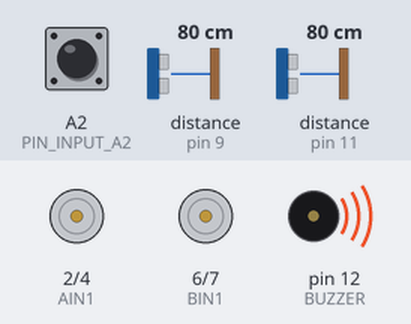
Recording of a sketch running on a simulated Arduino Uno, built with avr-gcc and run on an emulated ATmega328P. On the bench: motor-driver pin pairs drawn as motors (green arrow = first pin HIGH = forward, orange = second pin HIGH = backward, longer = more drive, scaled by the enable pin), buzzer (waves = sounding, pin HIGH). Wiring (inferred from the names in the program): ultrasonic range finder: trigger pin 10; echo pin 11. Inputs (shaded band) come from the test bench; at power-on: distance to the obstacle (sensors on pin 11, pin 9) 80 cm, A2 (PIN_INPUT_A2) HIGH. The echo pulse lasts 58.3 µs per cm; pins used as bus, display or sensor lines are not drawn.

Above: at 0.01 s.
At 1.3 s:
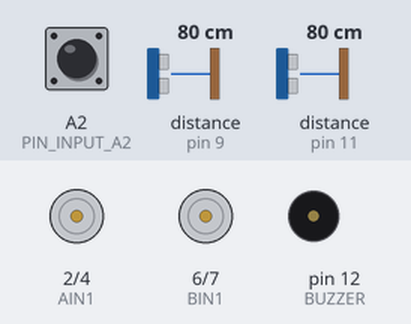
1.4 s: distance to the obstacle (sensor on pin 11) set to 39 cm
2.9 s: distance to the obstacle (sensor on pin 11) set to 31 cm
At 5.1 s:
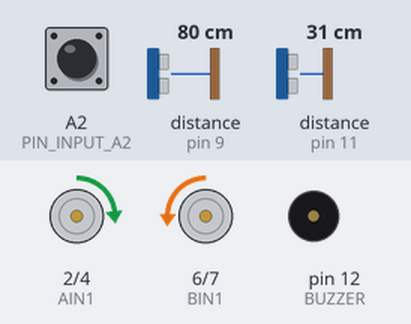
Timing chart, 0 to 6.6 s (numbered marks = the images above; inputs shaded):
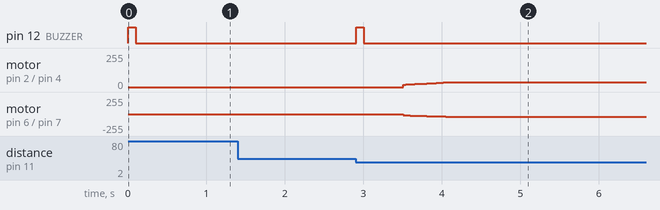

The sketch:

Safe_Stop_V3.ino
```cpp
// --- ПІНИ ---
// Драйвер TB6612FNG
const int AIN1 = 2;
const int AIN2 = 4;
const int BIN1 = 6;
const int BIN2 = 7;
const int PWMA = 3;
const int PWMB = 5;
const int STBY = -1; // Якщо підключено до 5V, то не використовуємо пін

// Сонари
const int TRIG_MAIN = 8;  // Передній
const int ECHO_MAIN = 9;
const int TRIG_START = 10; // Верхній (для старту рукою)
const int ECHO_START = 11;

// Вхід
const int PIN_INPUT_A2 = A2; // Кнопка + Кінцевики
const int BUZZER = 12;

// --- НАЛАШТУВАННЯ (Tuning) ---
// Коефіцієнти для вирівнювання моторів (0.0 - 1.0)
// Якщо їде криво, зменшуй число для того мотора, який крутиться швидше
const float LEFT_FACTOR = 0.92;
const float RIGHT_FACTOR = 1.0;

// Швидкості (0-255)
const int SPEED_MAX = 40;    // Основна швидкість (експериментуй, щоб циліндр не впав)
const int SPEED_MIN = 20;     // Швидкість "доповзання" до коробки
const int SPEED_START = 20;   // З чого починаємо розгін

// Дистанції (в см)
const int DIST_START_BRAKING = 60; // Відстань до коробки, коли починаємо гальмувати
const int DIST_HAND_START = 35;    // Відстань для сонара старту

void setup() {
  Serial.begin(9600);

  // Налаштування пінів моторів
  pinMode(AIN1, OUTPUT);
  pinMode(AIN2, OUTPUT);
  pinMode(BIN1, OUTPUT);
  pinMode(BIN2, OUTPUT);
  pinMode(PWMA, OUTPUT);
  pinMode(PWMB, OUTPUT);

  // Сенсори
  pinMode(TRIG_MAIN, OUTPUT);
  pinMode(ECHO_MAIN, INPUT);
  pinMode(TRIG_START, OUTPUT);
  pinMode(ECHO_START, INPUT);

  pinMode(PIN_INPUT_A2, INPUT_PULLUP); // Використовуємо внутрішній резистор
  pinMode(BUZZER, OUTPUT);

  // Спочатку стоїмо
  stopMotors();
  beep(100);
}

void loop() {
  // 1. ОЧІКУВАННЯ СТАРТУ
  waitForStart();

  // 2. ПЛАВНИЙ РОЗГІН
  // Розганяємося від SPEED_START до SPEED_MAX за певний час
  for (int s = SPEED_START; s <= SPEED_MAX; s += 1) {
    drive(s);
    delay(30); // Чим менше затримка, тим різкіший розгін
  }

  // 3. ЇЗДА ДО ЗОНИ ГАЛЬМУВАННЯ
  while (getDistance(TRIG_MAIN, ECHO_MAIN) > DIST_START_BRAKING) {
    drive(SPEED_MAX);
    // Тут можна додати PID по лініях, якщо підключиш сенсори правильно
    delay(10);
  }

  // 4. ПЛАВНЕ ГАЛЬМУВАННЯ
  // Скидаємо швидкість від MAX до MIN
  for (int s = SPEED_MAX; s >= SPEED_MIN; s -= 1) {
    drive(s);
    delay(15);
  }

  // 5. ДОПОВЗАННЯ ДО КОРОБКИ (Creep Mode)
  // Їдемо повільно, поки не спрацює кінцевик на A2
  // digitalRead поверне LOW, коли кінцевик замкнеться на землю
  while (digitalRead(PIN_INPUT_A2) == HIGH) {
    drive(SPEED_MIN);

    // Аварійна зупинка, якщо сонар бачить, що ми вже впритул (на випадок якщо кінцевик не натиснувся)
    if (getDistance(TRIG_MAIN, ECHO_MAIN) < 2) {
      break;
    }
  }

  // 6. ФІНІШ
  stopMotors();
  beep(500); // Довгий сигнал

  // Зациклюємо, щоб робот нікуди не поїхав знову
  while(1);
}

// --- ДОПОМІЖНІ ФУНКЦІЇ ---

// Функція керування моторами з корекцією курсу
void drive(int speed) {
  // Обмежуємо значення 0-255
  if (speed > 255) speed = 255;
  if (speed < 0) speed = 0;

  int speedA = speed * LEFT_FACTOR; // Лівий
  int speedB = speed * RIGHT_FACTOR; // Правий

  // Лівий мотор (перевір полярність, якщо їде назад - поміняй місцями HIGH/LOW)
  digitalWrite(AIN1, HIGH);
  digitalWrite(AIN2, LOW);
  analogWrite(PWMA, speedA);

  // Правий мотор
  digitalWrite(BIN1, LOW);
  digitalWrite(BIN2, HIGH);
  analogWrite(PWMB, speedB);
}

void stopMotors() {
  digitalWrite(AIN1, LOW);
  digitalWrite(AIN2, LOW);
  analogWrite(PWMA, 0);

  digitalWrite(BIN1, LOW);
  digitalWrite(BIN2, LOW);
  analogWrite(PWMB, 0);
}

// Очікування команди старту
void waitForStart() {
  bool ready = false;
  while (!ready) {
    // Перевірка кнопки (A2 тягне до землі при натисканні)
    if (digitalRead(PIN_INPUT_A2) == LOW) {
      ready = true;
      delay(200); // Антидрязгот
    }

    // Перевірка верхнього сонара (помах руки)
    if (getDistance(TRIG_START, ECHO_START) < DIST_HAND_START && getDistance(TRIG_START, ECHO_START) > 0) {
      ready = true;
      beep(100);
      delay(500); // Дати час прибрати руку
    }
  }
}

// Отримання дистанції в см
int getDistance(int trig, int echo) {
  digitalWrite(trig, LOW);
  delayMicroseconds(2);
  digitalWrite(trig, HIGH);
  delayMicroseconds(10);
  digitalWrite(trig, LOW);

  long duration = pulseIn(echo, HIGH, 25000); // Таймаут 25мс (щоб не вішати код)
  if (duration == 0) return 999; // Якщо нічого не бачимо, вважаємо що далеко

  return duration * 0.034 / 2;
}

void beep(int duration) {
  digitalWrite(BUZZER, HIGH);
  delay(duration);
  digitalWrite(BUZZER, LOW);
}
```

Measured:
- the behaviour switches between 36 and 35 cm on distance to the obstacle (sensor on pin 11) (found by bisection; images 1 and 2)
- after the input at 1.4 s, every drawn part: stays the same
- after the input at 2.9 s, pin 12 (BUZZER): LOW → HIGH at once, → LOW 0.10 s later; motor on pin 2 (AIN1) / pin 4 (AIN2): moves from stopped to forward 36/255 over 0.60 s, starting after 0.61 s; motor on pin 6 (BIN1) / pin 7 (BIN2): moves from stopped to backward 40/255 over 0.60 s, starting after 0.61 s
